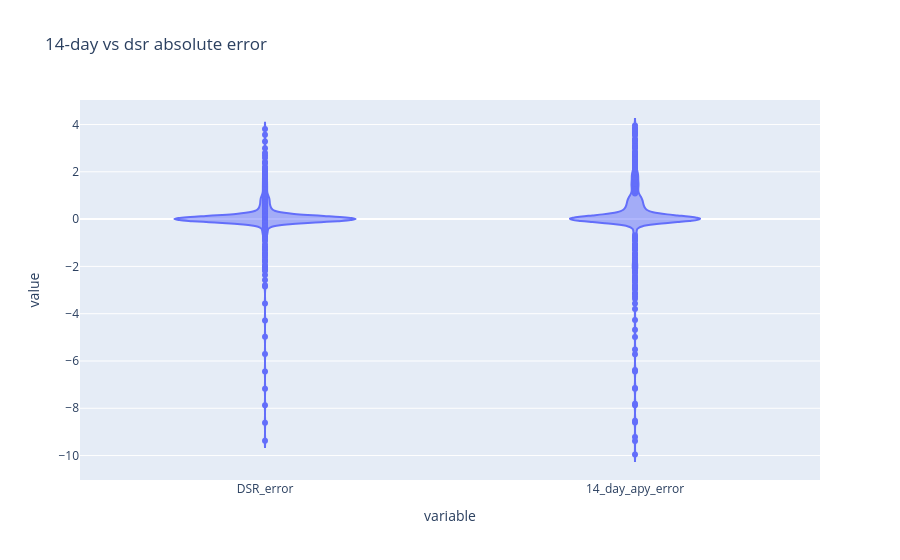

Here is the notebook cell this chart was saved with:
### Code cell
px.violin(df[['DSR_error', '14_day_apy_error']], title='14-day vs dsr absolute error')

### Figure 1 — Plotly figure (JSON) as saved in the notebook; plotly's stock layout.template omitted (floating-point values rounded to 4 significant figures; data arrays with more than 128 entries replaced by an {"elided": "..."} marker saying what was removed)
{"data": [{"alignmentgroup": "True", "box": {"visible": false}, "hovertemplate": "variable=%{x}<br>value=%{y}<extra></extra>", "legendgroup": "", "marker": {"color": "#636efa"}, "name": "", "offsetgroup": "", "orientation": "v", "scalegroup": "True", "showlegend": false, "type": "violin", "x": {"elided": "1166 str values"}, "x0": " ", "xaxis": "x", "y": {"elided": "1166 float values"}, "y0": " ", "yaxis": "y"}], "layout": {"legend": {"tracegroupgap": 0}, "title": {"text": "14-day vs dsr absolute error"}, "violinmode": "group", "xaxis": {"anchor": "y", "domain": [0, 1], "title": {"text": "variable"}}, "yaxis": {"anchor": "x", "domain": [0, 1], "title": {"text": "value"}}}}
